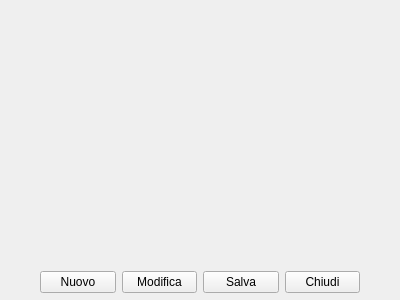
<?xml version="1.0" encoding="UTF-8"?>
<ui version="4.0">
 <class>HUsers</class>
 <widget class="QWidget" name="HUsers">
  <property name="geometry">
   <rect>
    <x>0</x>
    <y>0</y>
    <width>400</width>
    <height>300</height>
   </rect>
  </property>
  <property name="windowTitle">
   <string>Form</string>
  </property>
  <widget class="QWidget" name="">
   <property name="geometry">
    <rect>
     <x>40</x>
     <y>270</y>
     <width>320</width>
     <height>25</height>
    </rect>
   </property>
   <layout class="QHBoxLayout" name="horizontalLayout">
    <item>
     <widget class="QPushButton" name="pushButton">
      <property name="text">
       <string>Nuovo</string>
      </property>
     </widget>
    </item>
    <item>
     <widget class="QPushButton" name="pushButton_2">
      <property name="text">
       <string>Modifica</string>
      </property>
     </widget>
    </item>
    <item>
     <widget class="QPushButton" name="pushButton_4">
      <property name="text">
       <string>Salva</string>
      </property>
     </widget>
    </item>
    <item>
     <widget class="QPushButton" name="pushButton_3">
      <property name="text">
       <string>Chiudi</string>
      </property>
     </widget>
    </item>
   </layout>
  </widget>
 </widget>
 <resources/>
 <connections/>
</ui>
